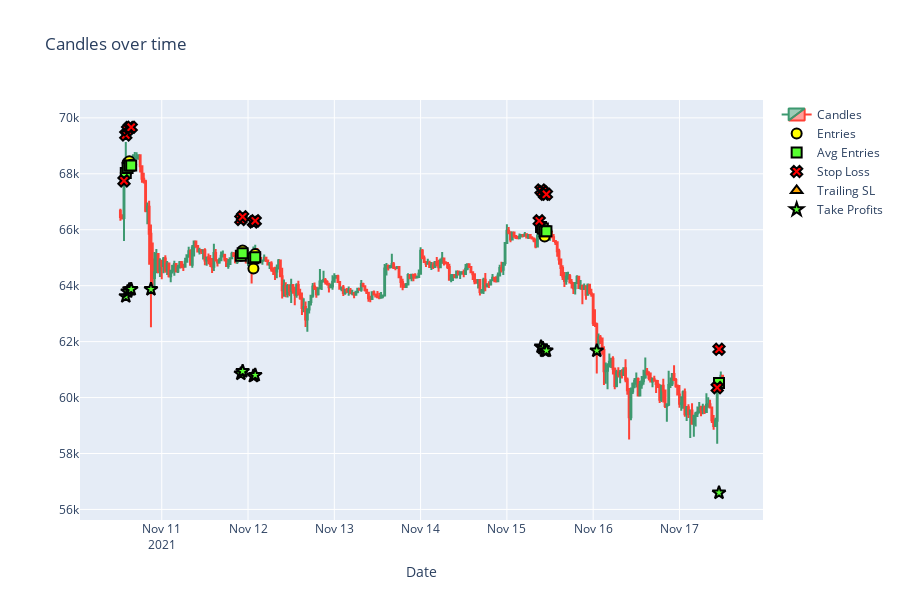

The notebook cell saved with this chart:
### Code cell
plot_trades_all_info(
    open_prices=prices.open,
    high_prices=prices.high,
    low_prices=prices.low,
    close_prices=prices.close,
    order_records=order_records[0:20],
)

### Figure 1 — Plotly figure (JSON) as saved in the notebook; plotly's stock layout.template omitted (floating-point values rounded to 4 significant figures; data arrays with more than 128 entries replaced by an {"elided": "..."} marker saying what was removed)
{"data": [{"close": {"elided": "336 float values"}, "high": {"elided": "336 float values"}, "low": {"elided": "336 float values"}, "name": "Candles", "open": {"elided": "336 float values"}, "type": "candlestick", "x": {"elided": "336 str values"}}, {"marker": {"color": "yellow", "line": {"color": "black", "width": 2}, "size": 10, "symbol": "circle"}, "mode": "markers", "name": "Entries", "type": "scatter", "x": {"elided": "336 str values"}, "y": {"elided": "336 float values"}}, {"marker": {"color": "#57FF30", "line": {"color": "black", "width": 2}, "size": 10, "symbol": "square"}, "mode": "markers", "name": "Avg Entries", "type": "scatter", "x": {"elided": "336 str values"}, "y": {"elided": "336 float values"}}, {"marker": {"color": "red", "line": {"color": "black", "width": 2}, "size": 10, "symbol": "x"}, "mode": "markers", "name": "Stop Loss", "type": "scatter", "x": {"elided": "336 str values"}, "y": {"elided": "336 float values"}}, {"marker": {"color": "orange", "line": {"color": "black", "width": 2}, "size": 10, "symbol": "triangle-up"}, "mode": "markers", "name": "Trailing SL", "type": "scatter", "x": {"elided": "336 str values"}, "y": {"elided": "336 null values"}}, {"marker": {"color": "#57FF30", "line": {"color": "black", "width": 2}, "size": 10, "symbol": "star"}, "mode": "markers", "name": "Take Profits", "type": "scatter", "x": {"elided": "336 str values"}, "y": {"elided": "336 float values"}}], "layout": {"autosize": true, "height": 600, "title": {"text": "Candles over time"}, "xaxis": {"rangeslider": {"visible": false}, "title": {"text": "Date"}}}}
